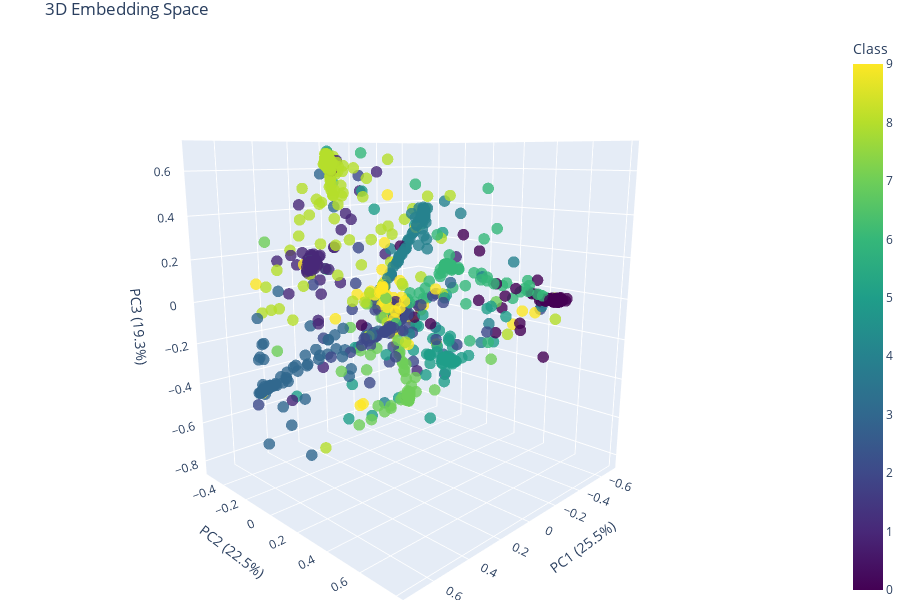

The notebook cell this image was saved under:
### Code cell
import numpy as np
import plotly.graph_objects as go
from sklearn.decomposition import PCA

def plot_embeddings_3d(embeddings, labels, sample_size=1000):
    """
    Interactive 3D visualization of embeddings
    
    Parameters:
        embeddings (np.array): Array of embeddings (n_samples, embedding_dim)
        labels (np.array): Array of corresponding labels
        sample_size (int): Number of points to display (for performance)
    """
    # Random sampling for better performance
    idx = np.random.choice(len(embeddings), min(sample_size, len(embeddings)), replace=False)
    sample_emb = embeddings[idx]
    sample_labels = labels[idx]
    
    # Reduce to 3D with PCA
    pca = PCA(n_components=3)
    pca_results = pca.fit_transform(sample_emb)
    
    # Create the plot
    fig = go.Figure(data=[go.Scatter3d(
        x=pca_results[:, 0],
        y=pca_results[:, 1],
        z=pca_results[:, 2],
        mode='markers',
        marker=dict(
            size=4,
            color=sample_labels,
            colorscale='Viridis',
            opacity=0.8,
            colorbar=dict(title='Class')
        ),
        hovertemplate="<b>Class %{marker.color}</b><extra></extra>"
    )])
    
    # Formatting
    fig.update_layout(
        scene=dict(
            xaxis_title=f'PC1 ({pca.explained_variance_ratio_[0]*100:.1f}%)',
            yaxis_title=f'PC2 ({pca.explained_variance_ratio_[1]*100:.1f}%)',
            zaxis_title=f'PC3 ({pca.explained_variance_ratio_[2]*100:.1f}%)',
            camera=dict(eye=dict(x=1.5, y=1.5, z=0.5))
        ),
        margin=dict(l=0, r=0, b=0, t=30),
        height=600,
        title_text="3D Embedding Space"
    )
    
    fig.show()

# Example usage with MNIST
test_embeddings = embedding_model.predict(X_test.reshape(-1, 784))
plot_embeddings_3d(test_embeddings, y_test, sample_size=10000)

### Figure 1 — Plotly figure (JSON) as saved in the notebook; plotly's stock layout.template omitted (floating-point values rounded to 4 significant figures; data arrays with more than 128 entries replaced by an {"elided": "..."} marker saying what was removed)
{"data": [{"hovertemplate": "<b>Class %{marker.color}</b><extra></extra>", "marker": {"color": {"elided": "10000 int values"}, "colorbar": {"title": {"text": "Class"}}, "colorscale": [[0, "#440154"], [0.1111, "#482878"], [0.2222, "#3e4989"], [0.3333, "#31688e"], [0.4444, "#26828e"], [0.5556, "#1f9e89"], [0.6667, "#35b779"], [0.7778, "#6ece58"], [0.8889, "#b5de2b"], [1, "#fde725"]], "opacity": 0.8, "size": 4}, "mode": "markers", "type": "scatter3d", "x": {"elided": "10000 float values"}, "y": {"elided": "10000 float values"}, "z": {"elided": "10000 float values"}}], "layout": {"height": 600, "margin": {"b": 0, "l": 0, "r": 0, "t": 30}, "scene": {"camera": {"eye": {"x": 1.5, "y": 1.5, "z": 0.5}}, "xaxis": {"title": {"text": "PC1 (25.5%)"}}, "yaxis": {"title": {"text": "PC2 (22.5%)"}}, "zaxis": {"title": {"text": "PC3 (19.3%)"}}}, "title": {"text": "3D Embedding Space"}}}
